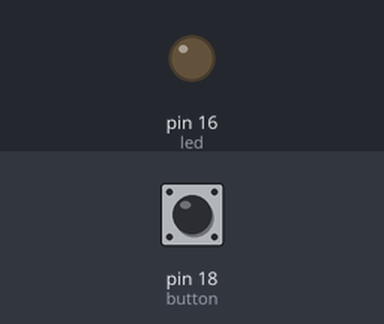
Recording of a program running on a simulated MicroPython board. Parts: output pins drawn as LEDs (lit = HIGH). Dashed ring = blinking. The test bench sets the inputs (shaded band); at power-on: pin 18 (button) LOW.

Above: at 1.2 s.
1.3 s: pin 18 (button) pulled HIGH for 0.15 s
At 1.7 s:
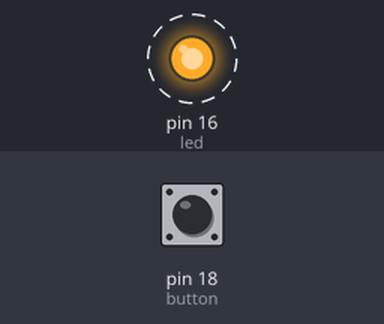
Timing chart, 0 to 10.4 s (numbered marks = the images above; inputs shaded):
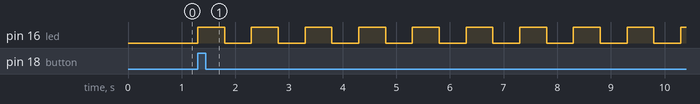

The program:

main.py
```python
import time
import machine

led = machine.Pin(16, machine.Pin.OUT)
button = machine.Pin(18, machine.Pin.IN, machine.Pin.PULL_DOWN)
nb = 0
etat = 0
etat_precedant = 0
temps_base = 0.5

def clignotte (temps):
    led.toggle()
    time.sleep(temps)
    led.toggle()
    time.sleep(temps)

while True:
    etat = button.value()

    if etat == 1 and etat_precedant == 0:
        nb += 1

    if nb == 1:
        clignotte(temps_base)
    elif nb == 2:
        clignotte(temps_base/2)
    else:
        nb = 0
        led.value(0)

    etat_precedant = etat
```

Measured:
- after the input at 1.3 s, pin 16 (led): alternates HIGH for 0.50 s and LOW for 0.50 s, starting at once
